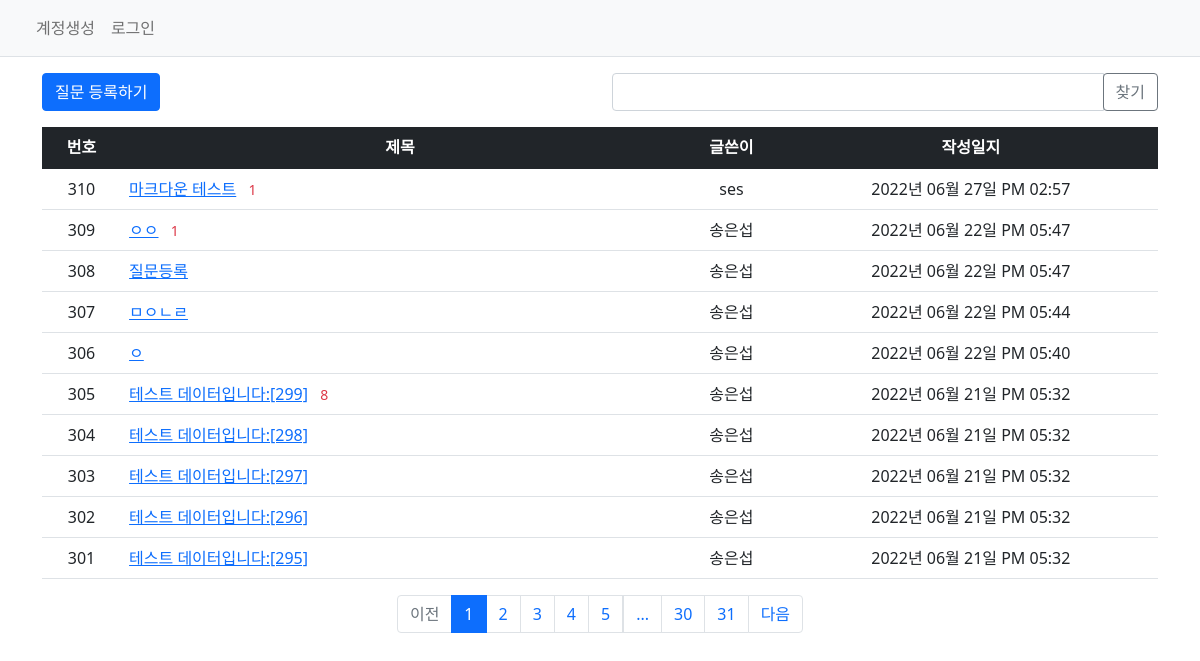
Page /question/list/ on the committed database.
### pybo/models.py (models this page shows)
class Question(db.Model):
    id = db.Column(db.Integer, primary_key=True)
    subject = db.Column(db.String(200), nullable=False)
    content = db.Column(db.Text(), nullable=False)
    create_date = db.Column(db.DateTime(), nullable=False)
    user_id = db.Column(db.Integer, db.ForeignKey('user.id', ondelete='CASCADE'), nullable=False, server_default='1')
    user = db.relationship('User', backref=db.backref('question_set'))
    modify_date = db.Column(db.DateTime(), nullable=True)
    voter = db.relationship('User', secondary=question_voter, backref=db.backref('question_voter_set'))

class User(db.Model):
    id = db.Column(db.Integer, primary_key=True)
    username = db.Column(db.String(150), unique=True, nullable=False)
    password = db.Column(db.String(200), nullable=False)
    email = db.Column(db.String(120), unique=True, nullable=False)

### pybo/views/question_views.py (the view, shortened to what this page needs)
@bp.route('/list/')
def _list():
    page = request.args.get('page', type=int, default=1) #페이지
    kw = request.args.get('kw', type=str, default='')
    question_list = Question.query.order_by(Question.create_date.desc())
    question_list = question_list.paginate(page, per_page=10) # 이것도 per_page를 버튼으로 받아오면 바꿀 수 있겠네
    return render_template('question/question_list.html', question_list = question_list, page=page, kw=kw)

### pybo/filter.py (called while the page is built)
def format_datetime(value, fmt='%Y년 %m월 %d일 %p %I:%M'):
    return value.strftime(fmt)

### pybo/views/auth_views.py (called while the page is built)
@bp.before_app_request
def load_logged_in_user():
    user_id = session.get('user_id')
    if user_id is None:
        g.user = None
    else:
        g.user = User.query.get(user_id)

### pybo/templates/question/question_list.html (shortened to what this page needs)
{% extends 'base.html' %}
{% block content %}
<div class="container my-3">
  <div class="row my-3">
    <div class="col-6">
      <a href="{{ url_for('question.create') }}" class="btn btn-primary">질문 등록하기</a>
    </div>
    <div class="col-6">
      <div class="input-group">
        <input type="text" id="search_kw" class="form-control" value="{{ kw or '' }}">
        <div class="input-group-append">
          <button type="button" class="btn btn-outline-secondary" id="btn_search">찾기</button>
        </div>
      </div>
    </div>
  </div>
  <table class="table">
    <thead>
      <tr class="text-center table-dark">
        <th>번호</th>
        <th style="width:50%">제목</th>
        <th>글쓴이</th>
        <th>작성일지</th>
      </tr>
    </thead>
    <tbody>
      {% if question_list %}
      {% for question in question_list.items %}
      <tr class="text-center">
        <td> {{ question_list.total - ((question_list.page - 1) * question_list.per_page) - loop.index0 }} </td>
        <td class="text-start">
          <a href="{{ url_for('question.detail', question_id=question.id) }}">{{ question.subject }}</a>
          {% if question.answer_set|length > 0 %}
          <span class="text-danger small mx-2">{{ question.answer_set|length }}</span>
          {% endif %}
        </td>
        <td>{{ question.user.username }}</td>
        <td>{{ question.create_date|datetime }}</td>
      </tr>
      {% endfor %}
      {% else %}
      <tr>
        <td colspan="3">질문이 없습니다.</td>
      </tr>
      {% endif %}
    </tbody>
  </table>
  <ul class="pagination justify-content-center">
    {% if question_list.has_prev %}
    <li class="page-item">
      <a class="page-link" data-page="{{ question_list.prev_num }}" href="javascript:void(0)">이전</a>
    </li>
    {% else %}
    <li class="page-item disabled">
      <a class="page-link" tabindex="-1" aria-disabled="true" href="javacript:void(0)">이전</a>
    </li>
    {% endif %}
    {% for page_num in question_list.iter_pages() %}
    {% if page_num %}
      {% if page_num != question_list.page %}
      <li class="page-item">
        <a class="page-link" data-page="{{ page_num }}" href="javascript:void(0)">{{ page_num }}</a>
      </li>
      {% else %}
      <li class="page-item active" aria-current="page">
        <a class="page-link" href="javascript:void(0)">{{ page_num }}</a>
      </li>
      {% endif %}
    {% else %}
    <li class="disabled">
      <a class="page-link" href="javascript:void(0)">...</a>
    </li>
    {% endif %}
    {% endfor %}
    {% if question_list.has_next %}
    <li class="page-item">
      <a class="page-link" data-page="{{ question_list.next_num }}" href="javascript:void(0)">다음</a>
    </li>
    {% else %}
    <li class="page-item disabled">
      <a class="page-link" tabindex="-1" aria-disabled="true" href="javacript:void(0)">다음</a>
    </li>
    {% endif %}
  </ul>
</div>
{% endblock %}

### rows in the picture
Question: total "310", subject "마크다운 테스트", answer_set|length "1", user.username "ses", create_date "2022년 06월 27일 PM 02:57"
Question: total "309", subject "ㅇㅇ", answer_set|length "1", user.username "송은섭", create_date "2022년 06월 22일 PM 05:47"
Question: total "308", subject "질문등록", user.username "송은섭", create_date "2022년 06월 22일 PM 05:47"
Question: total "307", subject "ㅁㅇㄴㄹ", user.username "송은섭", create_date "2022년 06월 22일 PM 05:44"
Question: total "306", subject "ㅇ", user.username "송은섭", create_date "2022년 06월 22일 PM 05:40"
Question: total "305", subject "테스트 데이터입니다:[299]", answer_set|length "8", user.username "송은섭", create_date "2022년 06월 21일 PM 05:32"
Question: total "304", subject "테스트 데이터입니다:[298]", user.username "송은섭", create_date "2022년 06월 21일 PM 05:32"
Question: total "303", subject "테스트 데이터입니다:[297]", user.username "송은섭", create_date "2022년 06월 21일 PM 05:32"
Question: total "302", subject "테스트 데이터입니다:[296]", user.username "송은섭", create_date "2022년 06월 21일 PM 05:32"
Question: total "301", subject "테스트 데이터입니다:[295]", user.username "송은섭", create_date "2022년 06월 21일 PM 05:32"

### other values in the picture
{{ page_num }} "1"
{{ page_num }} "2" "3" "4" "5" "30" "31"
